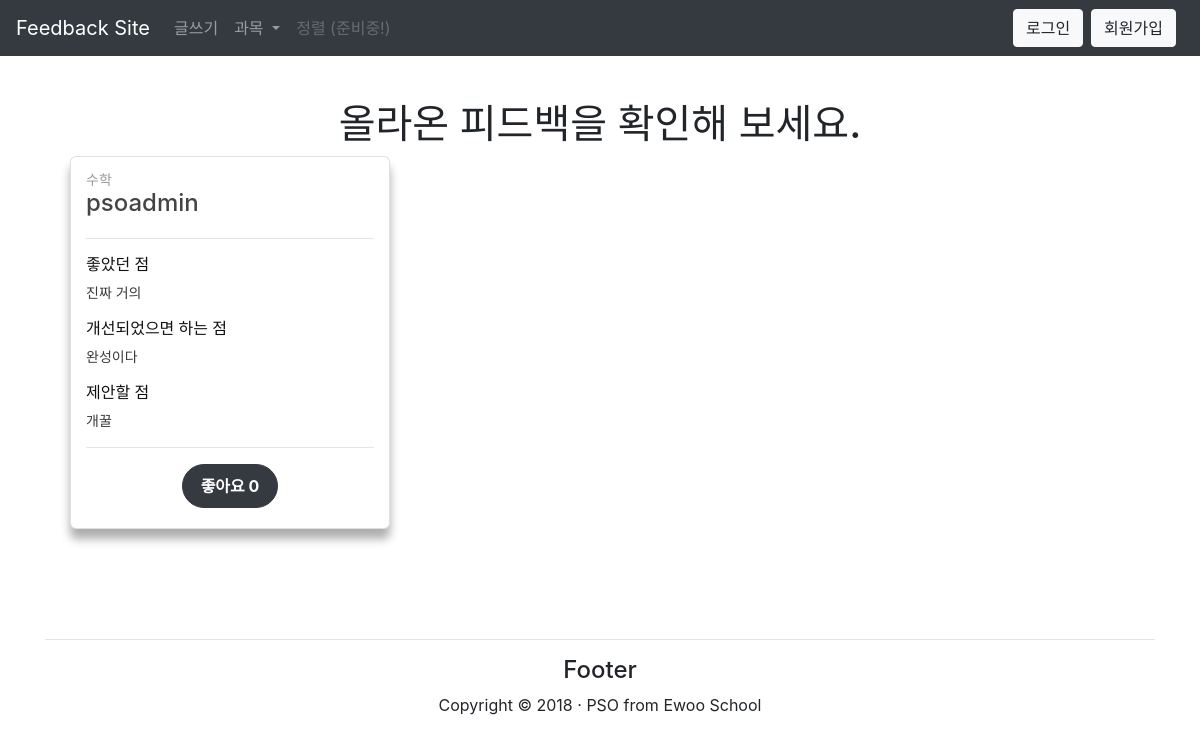
Before: /subject/2 with the older database file.
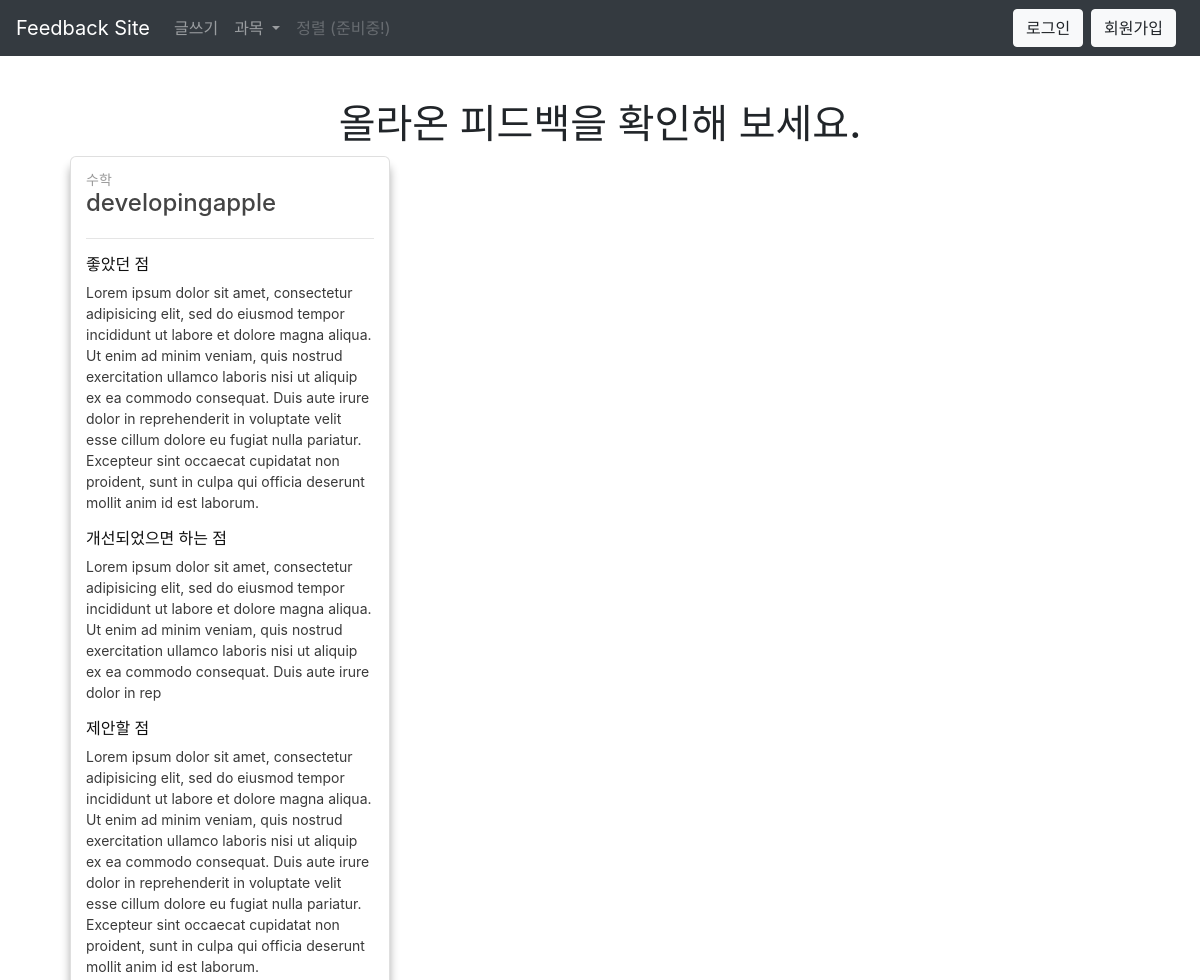
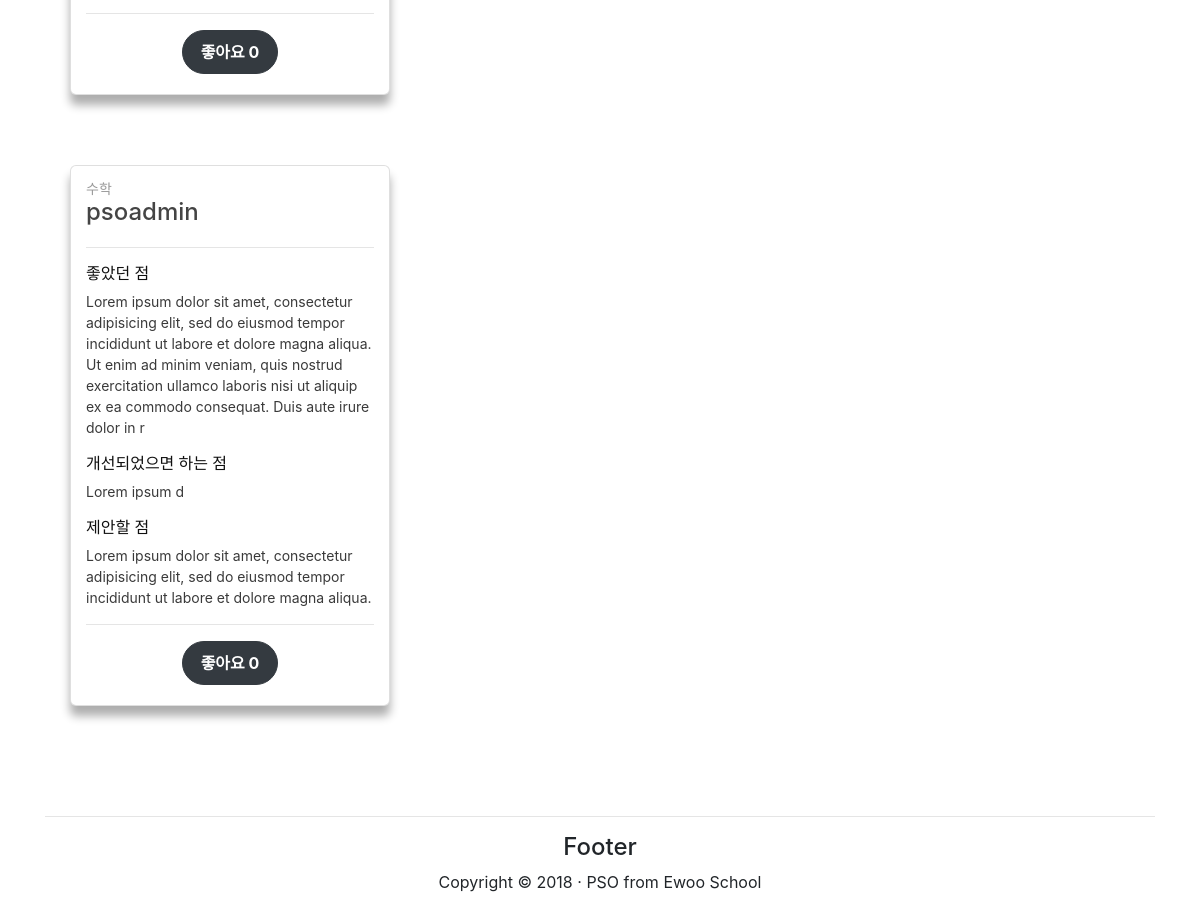
After: the same page with the newer database file (2 pictures, top to bottom).
### feedback/models.py (models this page shows, shortened)
class Post(models.Model):
    subject = models.ForeignKey('feedback.Subject', default=1, on_delete=models.CASCADE)
    user = models.ForeignKey(User, on_delete=models.CASCADE)
    goodPoint = models.TextField(verbose_name='좋았던 점', default=' ')
    improvingPoint = models.TextField(verbose_name='개선되었으면 하는 점', default=' ')
    anotherPoint = models.TextField(verbose_name='하고싶은 말', default=' ')
    created_date = models.DateTimeField(auto_now=True)
    numOfLike = models.IntegerField(default=0)
    def __str__(self):
        return str(self.user)

class Subject(models.Model):
    subject = models.CharField(max_length=20, verbose_name='과목')
    created_date = models.DateTimeField(auto_now=True)
    def __str__(self):
        return str(self.subject)

### feedback/views.py (the view)
# urls.py: url(r'^subject/(?P<subject_id>\d+)$', views.sortedPosts, name='sortedPost'),
def sortedPosts(request, subject_id):
    subjects = Subject.objects.filter(created_date__lte=timezone.now()).order_by('created_date')
    posts = Post.objects.filter(created_date__lte=timezone.now(), subject = subject_id).order_by('created_date').reverse()
    return render(request, 'posts.html', {'subjects': subjects, 'posts': posts})

### feedback/templates/posts.html
{% extends 'base.html' %}
{% block content %}
    <h1 class="text-center">올라온 피드백을 확인해 보세요.</h1>
    <div class="masonry-container">
        {% for post in posts %}
            <div class="card-box col-md-4 col-sm-6">
                <div class="card">
                    <div class="content">
                        <h6 class="category">{{ post.subject }}</h6>
                        <h4 class="title"><a href="/detail/{{ post.id }}">{{ post }}</a></h4>
                        <hr>
                        <h5>좋았던 점</h5>
                        <p class="description">{{ post.goodPoint|linebreaksbr }}</p>
                        <h5>개선되었으면 하는 점</h5>
                        <p class="description">{{ post.improvingPoint|linebreaksbr }}</p>
                        <h5>제안할 점</h5>
                        <p class="description">{{ post.anotherPoint|linebreaksbr }}</p>
                        <hr>
                        <div class="footer btn-center">
                            {% if user.is_authenticated %}
                                <a href="/likes/{{post.id}}/"><button type="submit" class="btn btn-dark btn-round">좋아요 {{ post.numOfLike }}</button></a>
                            {% else %}
                                <button type="button" class="btn btn-dark btn-round" data-toggle="modal" data-target="#loginModal">좋아요 {{ post.numOfLike }}</button>
                            {% endif %}
                        </div>
                    </div>
                </div>
            </div>
        {% endfor %}
    </div>
{% endblock %}

Changed rows visible on the page:
no longer on this page (row edited): Post: subject "수학", user.username "psoadmin", goodPoint "진짜 거의", improvingPoint "완성이다", anotherPoint "개꿀", numOfLike "0"
added Post: subject "수학", user.username "developingapple", goodPoint "Lorem ipsum dolor sit amet, consectetur adipisicing elit, sed do eiusmod tempor incididunt ut labore et dolore magna aliqua. Ut enim ad minim veniam, quis nostrud exercitation ullamco laboris nisi ut aliquip ex ea commodo consequat. Duis aute irure dolor in reprehenderit in voluptate velit esse cillum dolore eu fugiat nulla pariatur. Excepteur sint occaecat cupidatat non proident, sunt in culpa qui officia deserunt mollit anim id est laborum.", improvingPoint "Lorem ipsum dolor sit amet, consectetur adipisicing elit, sed do eiusmod tempor incididunt ut labore et dolore magna aliqua. Ut enim ad minim veniam, quis nostrud exercitation ullamco laboris nisi ut aliquip ex ea commodo consequat. Duis aute irure dolor in rep", anotherPoint "Lorem ipsum dolor sit amet, consectetur adipisicing elit, sed do eiusmod tempor incididunt ut labore et dolore magna aliqua. Ut enim ad minim veniam, quis nostrud exercitation ullamco laboris nisi ut aliquip ex ea commodo consequat. Duis aute irure dolor in reprehenderit in voluptate velit esse cillum dolore eu fugiat nulla pariatur. Excepteur sint occaecat cupidatat non proident, sunt in culpa qui officia deserunt mollit anim id est laborum.", numOfLike "0"
now on this page (row edited): Post: subject "수학", user.username "psoadmin", goodPoint "Lorem ipsum dolor sit amet, consectetur adipisicing elit, sed do eiusmod tempor incididunt ut labore et dolore magna aliqua. Ut enim ad minim veniam, quis nostrud exercitation ullamco laboris nisi ut aliquip ex ea commodo consequat. Duis aute irure dolor in r", improvingPoint "Lorem ipsum d", anotherPoint "Lorem ipsum dolor sit amet, consectetur adipisicing elit, sed do eiusmod tempor incididunt ut labore et dolore magna aliqua.", numOfLike "0"
